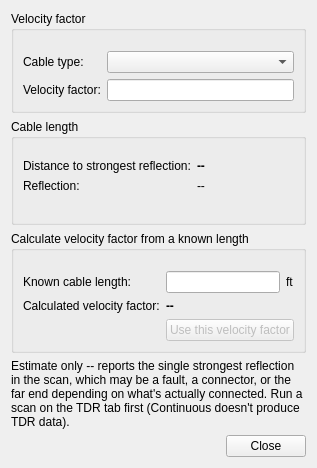
<?xml version="1.0" encoding="UTF-8"?>
<ui version="4.0">
 <class>TDRAnalysisDialog</class>
 <widget class="QDialog" name="TDRAnalysisDialog">
  <property name="geometry">
   <rect>
    <x>0</x>
    <y>0</y>
    <width>380</width>
    <height>420</height>
   </rect>
  </property>
  <property name="windowTitle">
   <string>TDR Analysis</string>
  </property>
  <layout class="QVBoxLayout" name="verticalLayout">
   <property name="sizeConstraint">
    <enum>QLayout::SetFixedSize</enum>
   </property>
   <item>
    <widget class="QGroupBox" name="velocityGroupBox">
     <property name="title">
      <string>Velocity factor</string>
     </property>
     <layout class="QFormLayout" name="velocityFormLayout">
      <property name="topMargin">
       <number>20</number>
      </property>
      <item row="0" column="0">
       <widget class="QLabel" name="cableTypeNameLabel">
        <property name="text">
         <string>Cable type:</string>
        </property>
       </widget>
      </item>
      <item row="0" column="1">
       <widget class="QComboBox" name="cableTypeCombo"/>
      </item>
      <item row="1" column="0">
       <widget class="QLabel" name="velocityFactorNameLabel">
        <property name="text">
         <string>Velocity factor:</string>
        </property>
       </widget>
      </item>
      <item row="1" column="1">
       <widget class="QLineEdit" name="velocityFactorEdit">
        <property name="toolTip">
         <string>0.01 - 1.0. Local to this dialog -- picking a cable type or editing this doesn't change Settings > Cable's velocity factor used for feedline loss compensation.</string>
        </property>
       </widget>
      </item>
     </layout>
    </widget>
   </item>
   <item>
    <widget class="QGroupBox" name="lengthGroupBox">
     <property name="title">
      <string>Cable length</string>
     </property>
     <layout class="QFormLayout" name="lengthFormLayout">
      <property name="topMargin">
       <number>20</number>
      </property>
      <item row="0" column="0">
       <widget class="QLabel" name="cableLengthNameLabel">
        <property name="text">
         <string>Distance to strongest reflection:</string>
        </property>
       </widget>
      </item>
      <item row="0" column="1">
       <widget class="QLabel" name="cableLengthLabel">
        <property name="font">
         <font>
          <bold>true</bold>
         </font>
        </property>
        <property name="text">
         <string notr="true">--</string>
        </property>
       </widget>
      </item>
      <item row="1" column="0">
       <widget class="QLabel" name="reflectionNameLabel">
        <property name="text">
         <string>Reflection:</string>
        </property>
       </widget>
      </item>
      <item row="1" column="1">
       <widget class="QLabel" name="reflectionLabel">
        <property name="text">
         <string notr="true">--</string>
        </property>
       </widget>
      </item>
      <item row="2" column="0" colspan="2">
       <widget class="QLabel" name="rangeNoteLabel">
        <property name="wordWrap">
         <bool>true</bool>
        </property>
        <property name="text">
         <string notr="true"></string>
        </property>
       </widget>
      </item>
     </layout>
    </widget>
   </item>
   <item>
    <widget class="QGroupBox" name="reverseSolveGroupBox">
     <property name="title">
      <string>Calculate velocity factor from a known length</string>
     </property>
     <layout class="QFormLayout" name="reverseSolveFormLayout">
      <property name="topMargin">
       <number>20</number>
      </property>
      <item row="0" column="0">
       <widget class="QLabel" name="knownLengthNameLabel">
        <property name="text">
         <string>Known cable length:</string>
        </property>
       </widget>
      </item>
      <item row="0" column="1">
       <layout class="QHBoxLayout" name="knownLengthLayout">
        <item>
         <widget class="QLineEdit" name="knownLengthEdit"/>
        </item>
        <item>
         <widget class="QLabel" name="knownLengthUnitLabel">
          <property name="text">
           <string notr="true">ft</string>
          </property>
         </widget>
        </item>
       </layout>
      </item>
      <item row="1" column="0">
       <widget class="QLabel" name="calculatedVfNameLabel">
        <property name="text">
         <string>Calculated velocity factor:</string>
        </property>
       </widget>
      </item>
      <item row="1" column="1">
       <widget class="QLabel" name="calculatedVfLabel">
        <property name="font">
         <font>
          <bold>true</bold>
         </font>
        </property>
        <property name="text">
         <string notr="true">--</string>
        </property>
       </widget>
      </item>
      <item row="2" column="1">
       <widget class="QPushButton" name="applyVfButton">
        <property name="enabled">
         <bool>false</bool>
        </property>
        <property name="toolTip">
         <string>Also sets Settings &gt; Cable to Custom with this velocity factor, resetting R0 to 50 Ohm and loss to none (TDR only solves for velocity factor, so the rest is genuinely unknown here, not borrowed from whatever preset was last selected) -- affects the TDR chart's own distance axis and any active Subtract/Add cable compensation, not just this dialog.</string>
        </property>
        <property name="text">
         <string>Use this velocity factor</string>
        </property>
       </widget>
      </item>
     </layout>
    </widget>
   </item>
   <item>
    <widget class="QLabel" name="caveatLabel">
     <property name="wordWrap">
      <bool>true</bool>
     </property>
     <property name="text">
      <string>Estimate only -- reports the single strongest reflection in the scan, which may be a fault, a connector, or the far end depending on what's actually connected. Run a scan on the TDR tab first (Continuous doesn't produce TDR data).</string>
     </property>
    </widget>
   </item>
   <item>
    <widget class="QDialogButtonBox" name="buttonBox">
     <property name="orientation">
      <enum>Qt::Horizontal</enum>
     </property>
     <property name="standardButtons">
      <set>QDialogButtonBox::Close</set>
     </property>
    </widget>
   </item>
  </layout>
 </widget>
 <resources/>
 <connections>
  <connection>
   <sender>buttonBox</sender>
   <signal>rejected()</signal>
   <receiver>TDRAnalysisDialog</receiver>
   <slot>close()</slot>
   <hints>
    <hint type="sourcelabel">
     <x>190</x>
     <y>400</y>
    </hint>
    <hint type="destinationlabel">
     <x>190</x>
     <y>415</y>
    </hint>
   </hints>
  </connection>
 </connections>
</ui>
